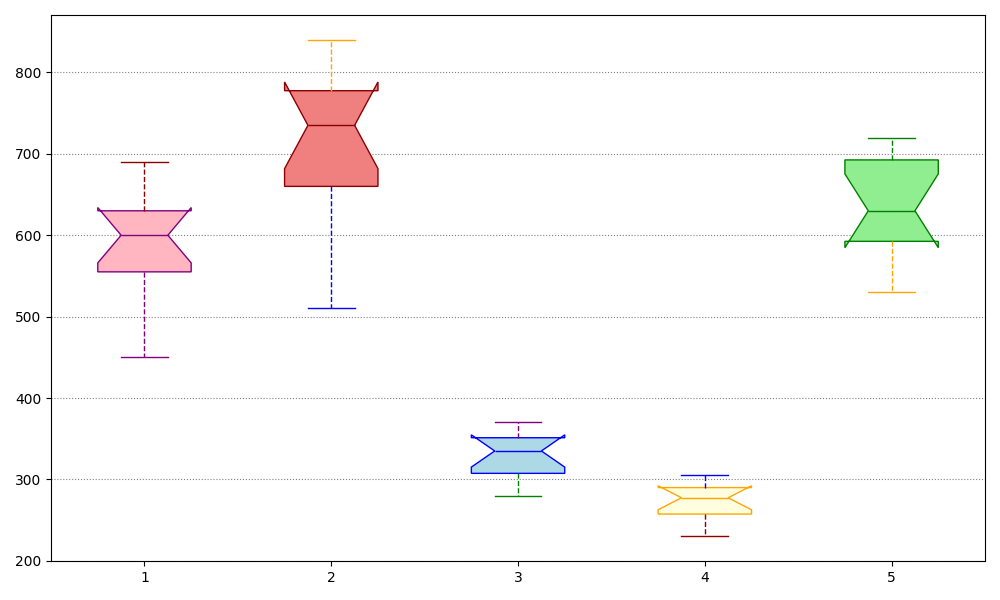

Recreate this plot in Python.
import matplotlib.pyplot as plt

genres = ['Pop', 'Rock', 'Jazz', 'Classical', 'Electronic']
attendance_data = {
    'Pop': [480, 570, 450, 590, 670, 620, 540, 660, 610, 620, 690, 560],
    'Rock': [750, 580, 810, 760, 800, 510, 720, 710, 840, 770, 600, 680],
    'Jazz': [320, 355, 290, 330, 340, 360, 310, 350, 280, 300, 370, 340],
    'Classical': [240, 305, 250, 290, 270, 285, 260, 230, 295, 275, 280, 290],
    'Electronic': [680, 710, 550, 700, 620, 610, 570, 720, 640, 600, 690, 530]
}

data = [attendance_data[genre] for genre in genres]

color_assignments = [
    {'facecolor': 'lightpink', 'color': 'purple'},
    {'facecolor': 'lightcoral', 'color': 'darkred'},
    {'facecolor': 'lightblue', 'color': 'blue'},
    {'facecolor': 'lightyellow', 'color': 'orange'},
    {'facecolor': 'lightgreen', 'color': 'green'}
]

fig, ax = plt.subplots(figsize=(10, 6))

box = ax.boxplot(data, patch_artist=True, notch=True, vert=True)

for patch, color in zip(box['boxes'], color_assignments):
    patch.set_facecolor(color['facecolor'])
    patch.set_edgecolor(color['color'])

for whisker, color in zip(box['whiskers'], color_assignments*2):
    whisker.set_color(color['color'])
    whisker.set_linestyle('--')

for cap, color in zip(box['caps'], color_assignments*2):
    cap.set_color(color['color'])

for median, color in zip(box['medians'], color_assignments):
    median.set_color(color['color'])

for flier in box['fliers']:
    flier.set(markerfacecolor='brown', marker='d', markersize=8, alpha=0.6)

ax.yaxis.grid(True, linestyle=':', which='major', color='black', alpha=0.5)

plt.tight_layout()
plt.show()
